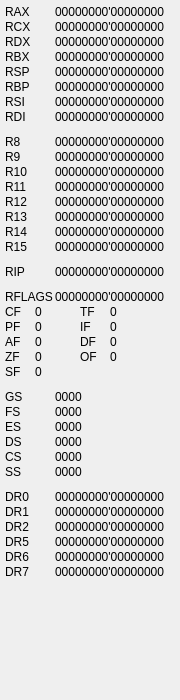
<?xml version="1.0" encoding="UTF-8"?>
<ui version="4.0">
 <class>RegistersView</class>
 <widget class="QWidget" name="RegistersView">
  <property name="geometry">
   <rect>
    <x>0</x>
    <y>0</y>
    <width>180</width>
    <height>700</height>
   </rect>
  </property>
  <property name="windowTitle">
   <string>Form</string>
  </property>
  <widget class="QLabel" name="RAXLabel">
   <property name="geometry">
    <rect>
     <x>5</x>
     <y>5</y>
     <width>50</width>
     <height>13</height>
    </rect>
   </property>
   <property name="text">
    <string>RAX</string>
   </property>
  </widget>
  <widget class="QLabel" name="RCXLabel">
   <property name="geometry">
    <rect>
     <x>5</x>
     <y>20</y>
     <width>50</width>
     <height>13</height>
    </rect>
   </property>
   <property name="text">
    <string>RCX</string>
   </property>
  </widget>
  <widget class="QLabel" name="RDXLabel">
   <property name="geometry">
    <rect>
     <x>5</x>
     <y>35</y>
     <width>50</width>
     <height>13</height>
    </rect>
   </property>
   <property name="text">
    <string>RDX</string>
   </property>
  </widget>
  <widget class="QLabel" name="RBXLabel">
   <property name="geometry">
    <rect>
     <x>5</x>
     <y>50</y>
     <width>50</width>
     <height>13</height>
    </rect>
   </property>
   <property name="text">
    <string>RBX</string>
   </property>
  </widget>
  <widget class="QLabel" name="RBPLabel">
   <property name="geometry">
    <rect>
     <x>5</x>
     <y>80</y>
     <width>50</width>
     <height>13</height>
    </rect>
   </property>
   <property name="text">
    <string>RBP</string>
   </property>
  </widget>
  <widget class="QLabel" name="RDILabel">
   <property name="geometry">
    <rect>
     <x>5</x>
     <y>110</y>
     <width>50</width>
     <height>13</height>
    </rect>
   </property>
   <property name="text">
    <string>RDI</string>
   </property>
  </widget>
  <widget class="QLabel" name="RSILabel">
   <property name="geometry">
    <rect>
     <x>5</x>
     <y>95</y>
     <width>50</width>
     <height>13</height>
    </rect>
   </property>
   <property name="text">
    <string>RSI</string>
   </property>
  </widget>
  <widget class="QLabel" name="RSPLabel">
   <property name="geometry">
    <rect>
     <x>5</x>
     <y>65</y>
     <width>50</width>
     <height>13</height>
    </rect>
   </property>
   <property name="text">
    <string>RSP</string>
   </property>
  </widget>
  <widget class="QLabel" name="RIPLabel">
   <property name="geometry">
    <rect>
     <x>5</x>
     <y>265</y>
     <width>50</width>
     <height>13</height>
    </rect>
   </property>
   <property name="text">
    <string>RIP</string>
   </property>
  </widget>
  <widget class="QLabel" name="R8Label">
   <property name="geometry">
    <rect>
     <x>5</x>
     <y>135</y>
     <width>50</width>
     <height>13</height>
    </rect>
   </property>
   <property name="text">
    <string>R8</string>
   </property>
  </widget>
  <widget class="QLabel" name="R10Label">
   <property name="geometry">
    <rect>
     <x>5</x>
     <y>165</y>
     <width>50</width>
     <height>13</height>
    </rect>
   </property>
   <property name="text">
    <string>R10</string>
   </property>
  </widget>
  <widget class="QLabel" name="R9Label">
   <property name="geometry">
    <rect>
     <x>5</x>
     <y>150</y>
     <width>50</width>
     <height>13</height>
    </rect>
   </property>
   <property name="text">
    <string>R9</string>
   </property>
  </widget>
  <widget class="QLabel" name="RFLAGSLAbel">
   <property name="geometry">
    <rect>
     <x>5</x>
     <y>290</y>
     <width>50</width>
     <height>13</height>
    </rect>
   </property>
   <property name="text">
    <string>RFLAGS</string>
   </property>
  </widget>
  <widget class="QLabel" name="R12Label">
   <property name="geometry">
    <rect>
     <x>5</x>
     <y>195</y>
     <width>50</width>
     <height>13</height>
    </rect>
   </property>
   <property name="text">
    <string>R12</string>
   </property>
  </widget>
  <widget class="QLabel" name="R15Label">
   <property name="geometry">
    <rect>
     <x>5</x>
     <y>240</y>
     <width>50</width>
     <height>13</height>
    </rect>
   </property>
   <property name="text">
    <string>R15</string>
   </property>
  </widget>
  <widget class="QLabel" name="R13Label">
   <property name="geometry">
    <rect>
     <x>5</x>
     <y>210</y>
     <width>50</width>
     <height>13</height>
    </rect>
   </property>
   <property name="text">
    <string>R13</string>
   </property>
  </widget>
  <widget class="QLabel" name="R11Label">
   <property name="geometry">
    <rect>
     <x>5</x>
     <y>180</y>
     <width>50</width>
     <height>13</height>
    </rect>
   </property>
   <property name="text">
    <string>R11</string>
   </property>
  </widget>
  <widget class="QLabel" name="R14Label">
   <property name="geometry">
    <rect>
     <x>5</x>
     <y>225</y>
     <width>50</width>
     <height>13</height>
    </rect>
   </property>
   <property name="text">
    <string>R14</string>
   </property>
  </widget>
  <widget class="QLabel" name="RAXRegLabel">
   <property name="geometry">
    <rect>
     <x>55</x>
     <y>5</y>
     <width>110</width>
     <height>13</height>
    </rect>
   </property>
   <property name="text">
    <string>00000000'00000000</string>
   </property>
  </widget>
  <widget class="QLabel" name="RCXRegLabel">
   <property name="geometry">
    <rect>
     <x>55</x>
     <y>20</y>
     <width>110</width>
     <height>13</height>
    </rect>
   </property>
   <property name="text">
    <string>00000000'00000000</string>
   </property>
  </widget>
  <widget class="QLabel" name="RDXRegLabel">
   <property name="geometry">
    <rect>
     <x>55</x>
     <y>35</y>
     <width>110</width>
     <height>13</height>
    </rect>
   </property>
   <property name="text">
    <string>00000000'00000000</string>
   </property>
  </widget>
  <widget class="QLabel" name="RBXRegLabel">
   <property name="geometry">
    <rect>
     <x>55</x>
     <y>50</y>
     <width>110</width>
     <height>13</height>
    </rect>
   </property>
   <property name="text">
    <string>00000000'00000000</string>
   </property>
  </widget>
  <widget class="QLabel" name="RDIRegLabel">
   <property name="geometry">
    <rect>
     <x>55</x>
     <y>110</y>
     <width>110</width>
     <height>13</height>
    </rect>
   </property>
   <property name="text">
    <string>00000000'00000000</string>
   </property>
  </widget>
  <widget class="QLabel" name="RBPRegLabel">
   <property name="geometry">
    <rect>
     <x>55</x>
     <y>80</y>
     <width>110</width>
     <height>13</height>
    </rect>
   </property>
   <property name="text">
    <string>00000000'00000000</string>
   </property>
  </widget>
  <widget class="QLabel" name="RSIRegLabel">
   <property name="geometry">
    <rect>
     <x>55</x>
     <y>95</y>
     <width>110</width>
     <height>13</height>
    </rect>
   </property>
   <property name="text">
    <string>00000000'00000000</string>
   </property>
  </widget>
  <widget class="QLabel" name="RSPRegLabel">
   <property name="geometry">
    <rect>
     <x>55</x>
     <y>65</y>
     <width>110</width>
     <height>13</height>
    </rect>
   </property>
   <property name="text">
    <string>00000000'00000000</string>
   </property>
  </widget>
  <widget class="QLabel" name="R9RegLabel">
   <property name="geometry">
    <rect>
     <x>55</x>
     <y>150</y>
     <width>110</width>
     <height>13</height>
    </rect>
   </property>
   <property name="text">
    <string>00000000'00000000</string>
   </property>
  </widget>
  <widget class="QLabel" name="RFLAGSRegLabel">
   <property name="geometry">
    <rect>
     <x>55</x>
     <y>290</y>
     <width>110</width>
     <height>13</height>
    </rect>
   </property>
   <property name="text">
    <string>00000000'00000000</string>
   </property>
  </widget>
  <widget class="QLabel" name="R8RegLabel">
   <property name="geometry">
    <rect>
     <x>55</x>
     <y>135</y>
     <width>110</width>
     <height>13</height>
    </rect>
   </property>
   <property name="text">
    <string>00000000'00000000</string>
   </property>
  </widget>
  <widget class="QLabel" name="R10RegLabel">
   <property name="geometry">
    <rect>
     <x>55</x>
     <y>165</y>
     <width>110</width>
     <height>13</height>
    </rect>
   </property>
   <property name="text">
    <string>00000000'00000000</string>
   </property>
  </widget>
  <widget class="QLabel" name="RIPRegLabel">
   <property name="geometry">
    <rect>
     <x>55</x>
     <y>265</y>
     <width>110</width>
     <height>13</height>
    </rect>
   </property>
   <property name="text">
    <string>00000000'00000000</string>
   </property>
  </widget>
  <widget class="QLabel" name="R12RegLabel">
   <property name="geometry">
    <rect>
     <x>55</x>
     <y>195</y>
     <width>110</width>
     <height>13</height>
    </rect>
   </property>
   <property name="text">
    <string>00000000'00000000</string>
   </property>
  </widget>
  <widget class="QLabel" name="R13RegLabel">
   <property name="geometry">
    <rect>
     <x>55</x>
     <y>210</y>
     <width>110</width>
     <height>13</height>
    </rect>
   </property>
   <property name="text">
    <string>00000000'00000000</string>
   </property>
  </widget>
  <widget class="QLabel" name="R11RegLabel">
   <property name="geometry">
    <rect>
     <x>55</x>
     <y>180</y>
     <width>110</width>
     <height>13</height>
    </rect>
   </property>
   <property name="text">
    <string>00000000'00000000</string>
   </property>
  </widget>
  <widget class="QLabel" name="R14RegLabel">
   <property name="geometry">
    <rect>
     <x>55</x>
     <y>225</y>
     <width>110</width>
     <height>13</height>
    </rect>
   </property>
   <property name="text">
    <string>00000000'00000000</string>
   </property>
  </widget>
  <widget class="QLabel" name="R15RegLabel">
   <property name="geometry">
    <rect>
     <x>55</x>
     <y>240</y>
     <width>110</width>
     <height>13</height>
    </rect>
   </property>
   <property name="text">
    <string>00000000'00000000</string>
   </property>
  </widget>
  <widget class="QLabel" name="GSRegLabel">
   <property name="geometry">
    <rect>
     <x>55</x>
     <y>390</y>
     <width>40</width>
     <height>13</height>
    </rect>
   </property>
   <property name="text">
    <string>0000</string>
   </property>
  </widget>
  <widget class="QLabel" name="GSLabel">
   <property name="geometry">
    <rect>
     <x>5</x>
     <y>390</y>
     <width>50</width>
     <height>13</height>
    </rect>
   </property>
   <property name="text">
    <string>GS</string>
   </property>
  </widget>
  <widget class="QLabel" name="FSLabel">
   <property name="geometry">
    <rect>
     <x>5</x>
     <y>405</y>
     <width>50</width>
     <height>13</height>
    </rect>
   </property>
   <property name="text">
    <string>FS</string>
   </property>
  </widget>
  <widget class="QLabel" name="FSRegLabel">
   <property name="geometry">
    <rect>
     <x>55</x>
     <y>405</y>
     <width>40</width>
     <height>13</height>
    </rect>
   </property>
   <property name="text">
    <string>0000</string>
   </property>
  </widget>
  <widget class="QLabel" name="DSLabel">
   <property name="geometry">
    <rect>
     <x>5</x>
     <y>435</y>
     <width>50</width>
     <height>13</height>
    </rect>
   </property>
   <property name="text">
    <string>DS</string>
   </property>
  </widget>
  <widget class="QLabel" name="ESLabel">
   <property name="geometry">
    <rect>
     <x>5</x>
     <y>420</y>
     <width>50</width>
     <height>13</height>
    </rect>
   </property>
   <property name="text">
    <string>ES</string>
   </property>
  </widget>
  <widget class="QLabel" name="ESRegLabel">
   <property name="geometry">
    <rect>
     <x>55</x>
     <y>420</y>
     <width>40</width>
     <height>13</height>
    </rect>
   </property>
   <property name="text">
    <string>0000</string>
   </property>
  </widget>
  <widget class="QLabel" name="DSRegLabel">
   <property name="geometry">
    <rect>
     <x>55</x>
     <y>435</y>
     <width>40</width>
     <height>13</height>
    </rect>
   </property>
   <property name="text">
    <string>0000</string>
   </property>
  </widget>
  <widget class="QLabel" name="SSLabel">
   <property name="geometry">
    <rect>
     <x>5</x>
     <y>465</y>
     <width>50</width>
     <height>13</height>
    </rect>
   </property>
   <property name="text">
    <string>SS</string>
   </property>
  </widget>
  <widget class="QLabel" name="CSLabel">
   <property name="geometry">
    <rect>
     <x>5</x>
     <y>450</y>
     <width>50</width>
     <height>13</height>
    </rect>
   </property>
   <property name="text">
    <string>CS</string>
   </property>
  </widget>
  <widget class="QLabel" name="CSRegLabel">
   <property name="geometry">
    <rect>
     <x>55</x>
     <y>450</y>
     <width>40</width>
     <height>13</height>
    </rect>
   </property>
   <property name="text">
    <string>0000</string>
   </property>
  </widget>
  <widget class="QLabel" name="SSRegLabel">
   <property name="geometry">
    <rect>
     <x>55</x>
     <y>465</y>
     <width>40</width>
     <height>13</height>
    </rect>
   </property>
   <property name="text">
    <string>0000</string>
   </property>
  </widget>
  <widget class="QLabel" name="DR2RegLabel">
   <property name="geometry">
    <rect>
     <x>55</x>
     <y>520</y>
     <width>110</width>
     <height>13</height>
    </rect>
   </property>
   <property name="text">
    <string>00000000'00000000</string>
   </property>
  </widget>
  <widget class="QLabel" name="DR0RegLabel">
   <property name="geometry">
    <rect>
     <x>55</x>
     <y>490</y>
     <width>110</width>
     <height>13</height>
    </rect>
   </property>
   <property name="text">
    <string>00000000'00000000</string>
   </property>
  </widget>
  <widget class="QLabel" name="DR1Label">
   <property name="geometry">
    <rect>
     <x>5</x>
     <y>505</y>
     <width>50</width>
     <height>13</height>
    </rect>
   </property>
   <property name="text">
    <string>DR1</string>
   </property>
  </widget>
  <widget class="QLabel" name="DR6Label">
   <property name="geometry">
    <rect>
     <x>5</x>
     <y>550</y>
     <width>50</width>
     <height>13</height>
    </rect>
   </property>
   <property name="text">
    <string>DR6</string>
   </property>
  </widget>
  <widget class="QLabel" name="DR7RegLabel">
   <property name="geometry">
    <rect>
     <x>55</x>
     <y>565</y>
     <width>110</width>
     <height>13</height>
    </rect>
   </property>
   <property name="text">
    <string>00000000'00000000</string>
   </property>
  </widget>
  <widget class="QLabel" name="DR1RegLabel">
   <property name="geometry">
    <rect>
     <x>55</x>
     <y>505</y>
     <width>110</width>
     <height>13</height>
    </rect>
   </property>
   <property name="text">
    <string>00000000'00000000</string>
   </property>
  </widget>
  <widget class="QLabel" name="DR2Label">
   <property name="geometry">
    <rect>
     <x>5</x>
     <y>520</y>
     <width>50</width>
     <height>13</height>
    </rect>
   </property>
   <property name="text">
    <string>DR2</string>
   </property>
  </widget>
  <widget class="QLabel" name="DR0Label">
   <property name="geometry">
    <rect>
     <x>5</x>
     <y>490</y>
     <width>50</width>
     <height>13</height>
    </rect>
   </property>
   <property name="text">
    <string>DR0</string>
   </property>
  </widget>
  <widget class="QLabel" name="DR5Label">
   <property name="geometry">
    <rect>
     <x>5</x>
     <y>535</y>
     <width>50</width>
     <height>13</height>
    </rect>
   </property>
   <property name="text">
    <string>DR5</string>
   </property>
  </widget>
  <widget class="QLabel" name="DR6RegLabel">
   <property name="geometry">
    <rect>
     <x>55</x>
     <y>550</y>
     <width>110</width>
     <height>13</height>
    </rect>
   </property>
   <property name="text">
    <string>00000000'00000000</string>
   </property>
  </widget>
  <widget class="QLabel" name="DR7Label">
   <property name="geometry">
    <rect>
     <x>5</x>
     <y>565</y>
     <width>50</width>
     <height>13</height>
    </rect>
   </property>
   <property name="text">
    <string>DR7</string>
   </property>
  </widget>
  <widget class="QLabel" name="DR5RegLabel">
   <property name="geometry">
    <rect>
     <x>55</x>
     <y>535</y>
     <width>110</width>
     <height>13</height>
    </rect>
   </property>
   <property name="text">
    <string>00000000'00000000</string>
   </property>
  </widget>
  <widget class="QLabel" name="CFLabel">
   <property name="geometry">
    <rect>
     <x>5</x>
     <y>305</y>
     <width>30</width>
     <height>13</height>
    </rect>
   </property>
   <property name="text">
    <string>CF</string>
   </property>
  </widget>
  <widget class="QLabel" name="IFLabel">
   <property name="geometry">
    <rect>
     <x>80</x>
     <y>320</y>
     <width>30</width>
     <height>13</height>
    </rect>
   </property>
   <property name="text">
    <string>IF</string>
   </property>
  </widget>
  <widget class="QLabel" name="SFLabel">
   <property name="geometry">
    <rect>
     <x>5</x>
     <y>365</y>
     <width>30</width>
     <height>13</height>
    </rect>
   </property>
   <property name="text">
    <string>SF</string>
   </property>
  </widget>
  <widget class="QLabel" name="PFLabel">
   <property name="geometry">
    <rect>
     <x>5</x>
     <y>320</y>
     <width>30</width>
     <height>13</height>
    </rect>
   </property>
   <property name="text">
    <string>PF</string>
   </property>
  </widget>
  <widget class="QLabel" name="AFLabel">
   <property name="geometry">
    <rect>
     <x>5</x>
     <y>335</y>
     <width>30</width>
     <height>13</height>
    </rect>
   </property>
   <property name="text">
    <string>AF</string>
   </property>
  </widget>
  <widget class="QLabel" name="ZFLabel">
   <property name="geometry">
    <rect>
     <x>5</x>
     <y>350</y>
     <width>30</width>
     <height>13</height>
    </rect>
   </property>
   <property name="text">
    <string>ZF</string>
   </property>
  </widget>
  <widget class="QLabel" name="TFLabel">
   <property name="geometry">
    <rect>
     <x>80</x>
     <y>305</y>
     <width>30</width>
     <height>13</height>
    </rect>
   </property>
   <property name="text">
    <string>TF</string>
   </property>
  </widget>
  <widget class="QLabel" name="DFLabel">
   <property name="geometry">
    <rect>
     <x>80</x>
     <y>335</y>
     <width>30</width>
     <height>13</height>
    </rect>
   </property>
   <property name="text">
    <string>DF</string>
   </property>
  </widget>
  <widget class="QLabel" name="CFRegLabel">
   <property name="geometry">
    <rect>
     <x>35</x>
     <y>305</y>
     <width>15</width>
     <height>13</height>
    </rect>
   </property>
   <property name="text">
    <string>0</string>
   </property>
  </widget>
  <widget class="QLabel" name="PFRegLabel">
   <property name="geometry">
    <rect>
     <x>35</x>
     <y>320</y>
     <width>15</width>
     <height>13</height>
    </rect>
   </property>
   <property name="text">
    <string>0</string>
   </property>
  </widget>
  <widget class="QLabel" name="AFRegLabel">
   <property name="geometry">
    <rect>
     <x>35</x>
     <y>335</y>
     <width>15</width>
     <height>13</height>
    </rect>
   </property>
   <property name="text">
    <string>0</string>
   </property>
  </widget>
  <widget class="QLabel" name="ZFRegLabel">
   <property name="geometry">
    <rect>
     <x>35</x>
     <y>350</y>
     <width>15</width>
     <height>13</height>
    </rect>
   </property>
   <property name="text">
    <string>0</string>
   </property>
  </widget>
  <widget class="QLabel" name="IFRegLabel">
   <property name="geometry">
    <rect>
     <x>110</x>
     <y>320</y>
     <width>15</width>
     <height>13</height>
    </rect>
   </property>
   <property name="text">
    <string>0</string>
   </property>
  </widget>
  <widget class="QLabel" name="DFRegLabel">
   <property name="geometry">
    <rect>
     <x>110</x>
     <y>335</y>
     <width>15</width>
     <height>13</height>
    </rect>
   </property>
   <property name="text">
    <string>0</string>
   </property>
  </widget>
  <widget class="QLabel" name="SFRegLabel">
   <property name="geometry">
    <rect>
     <x>35</x>
     <y>365</y>
     <width>15</width>
     <height>13</height>
    </rect>
   </property>
   <property name="text">
    <string>0</string>
   </property>
  </widget>
  <widget class="QLabel" name="TFRegLabel">
   <property name="geometry">
    <rect>
     <x>110</x>
     <y>305</y>
     <width>15</width>
     <height>13</height>
    </rect>
   </property>
   <property name="text">
    <string>0</string>
   </property>
  </widget>
  <widget class="QLabel" name="OFRegLabel">
   <property name="geometry">
    <rect>
     <x>110</x>
     <y>350</y>
     <width>15</width>
     <height>13</height>
    </rect>
   </property>
   <property name="text">
    <string>0</string>
   </property>
  </widget>
  <widget class="QLabel" name="OFLabel">
   <property name="geometry">
    <rect>
     <x>80</x>
     <y>350</y>
     <width>30</width>
     <height>13</height>
    </rect>
   </property>
   <property name="text">
    <string>OF</string>
   </property>
  </widget>
 </widget>
 <resources/>
 <connections/>
</ui>
